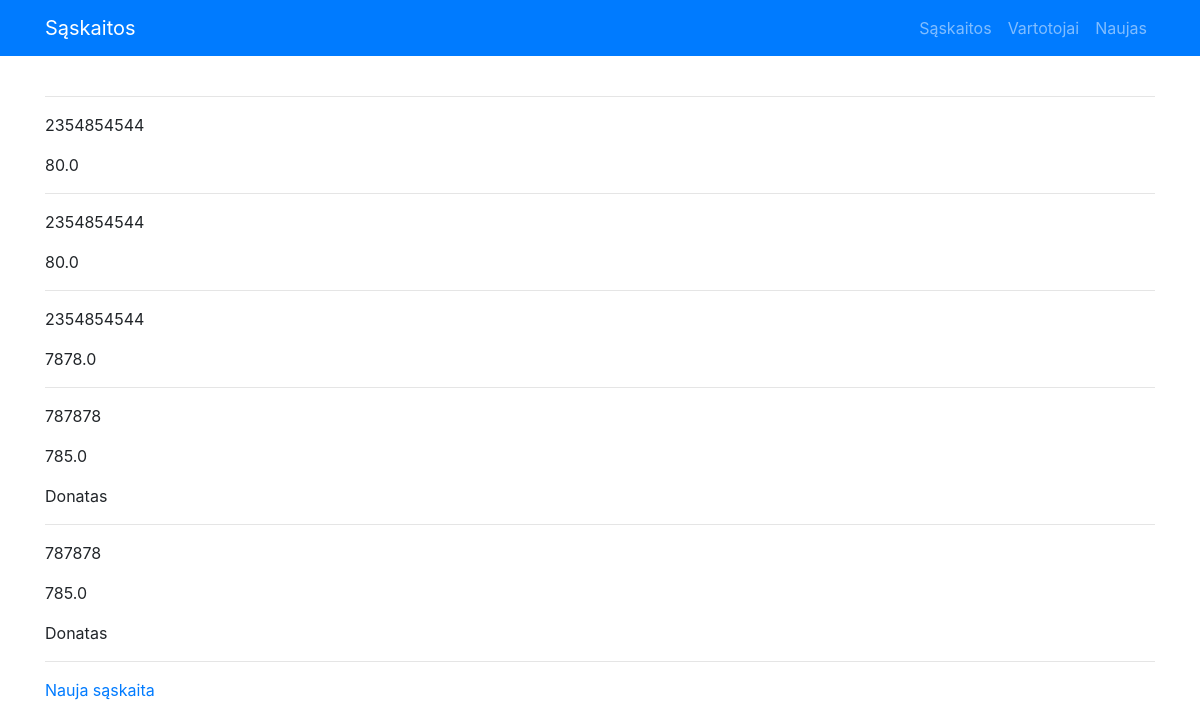
Before: / with the older database file.
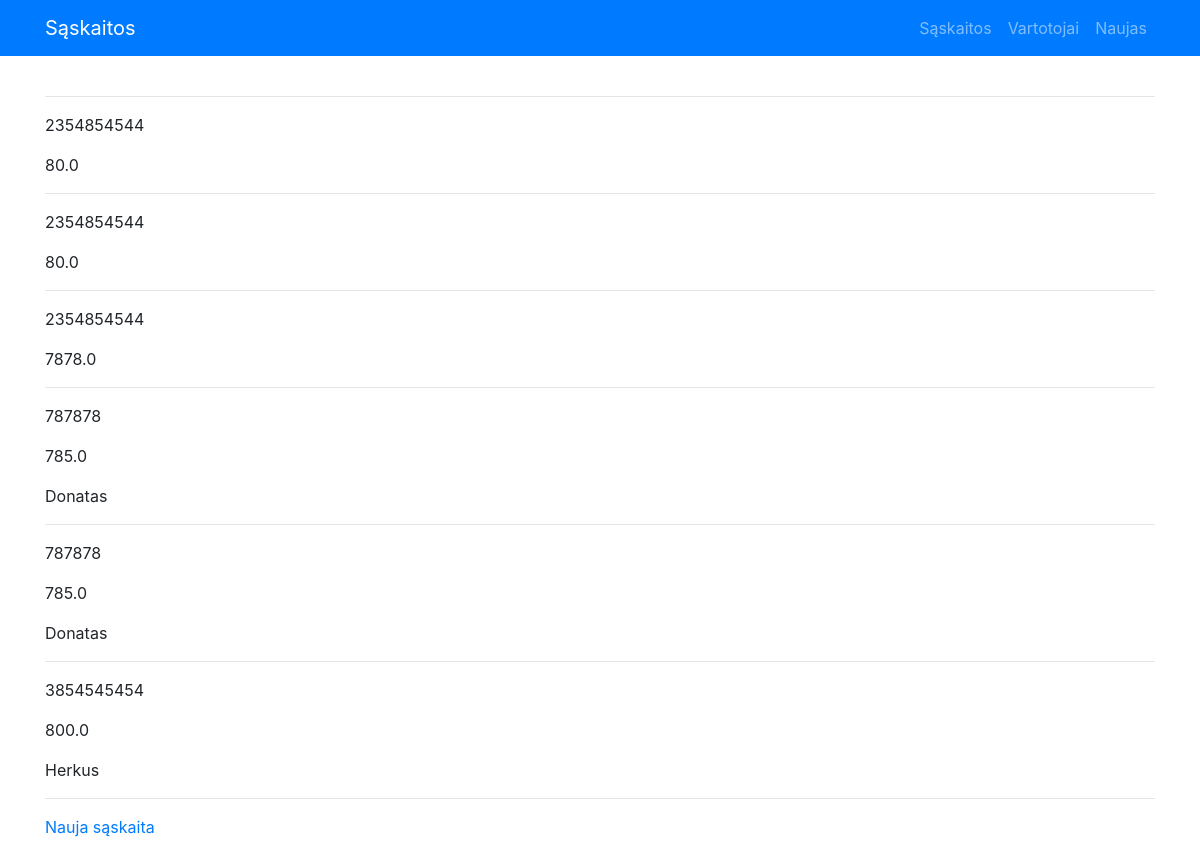
After: the same page with the newer database file.
### app.py (models this page shows)
class Saskaita(db.Model):
    __tablename__ = 'saskaitos'
    id = db.Column(db.Integer, primary_key=True)
    numeris = db.Column(db.String(80), nullable=False)
    balansas = db.Column(db.Float, nullable=False)
    vartotojas_id = db.Column(db.Integer, db.ForeignKey('vartotojai.id'))
    vartotojas = db.relationship("Vartotojas")

class Vartotojas(db.Model):
    __tablename__ = 'vartotojai'
    id = db.Column(db.Integer, primary_key=True)
    vardas = db.Column(db.String(80), nullable=False)
    pavarde = db.Column(db.String(80), nullable=False)
    saskaitaos = db.relationship("Saskaita")

### app.py (the view)
@app.route("/")
def invoices():
    try:
        visos_saskaitos = Saskaita.query.all()
    except:
        visos_saskaitos = []
    return render_template("saskaitos.html", visos_saskaitos=visos_saskaitos)

### templates/saskaitos.html
{% extends "base.html" %}
{% block content %}
{% if visos_saskaitos %}
{% for saskaita in visos_saskaitos %}
<hr>
<p>{{saskaita.numeris}}</p>
<p>{{saskaita.balansas}}</p>
<p>{{saskaita.vartotojas.vardas}}</p>
{% endfor %}
{% endif %}
<hr>
<p><a href="{{ url_for('new_invoice')}}">Nauja sąskaita</a></p>
{% endblock %}

### templates/base.html (shortened to what this page needs)
<!DOCTYPE html>
<html lang="en">
<head>
  <link rel="stylesheet" href="https://stackpath.bootstrapcdn.com/bootstrap/4.1.3/css/bootstrap.min.css">
</head>
<body>
  <nav class="navbar navbar-expand-lg navbar-dark bg-primary static-top">
    <div class="container">
      <a class="navbar-brand" href="/">Sąskaitos</a>
      <div class="collapse navbar-collapse" id="navbarResponsive">
        <ul class="navbar-nav ml-auto">
          <li class="nav-item">
            <a class="nav-link" href="/">Sąskaitos</a>
          </li>
          <li class="nav-item">
            <a class="nav-link" href="/users">Vartotojai</a>
          </li>
          <li class="nav-item">
            <a class="nav-link" href="/">Naujas</a>
          </li>
        </ul>
      </div>
    </div>
  </nav>
<div class="container">
  <br>
{% block content %}
{% endblock %}
</div>
</body>
</html>

Changed rows visible on the page:
added Saskaita: numeris "3854545454", balansas "800.0", vartotojas.vardas "Herkus"
